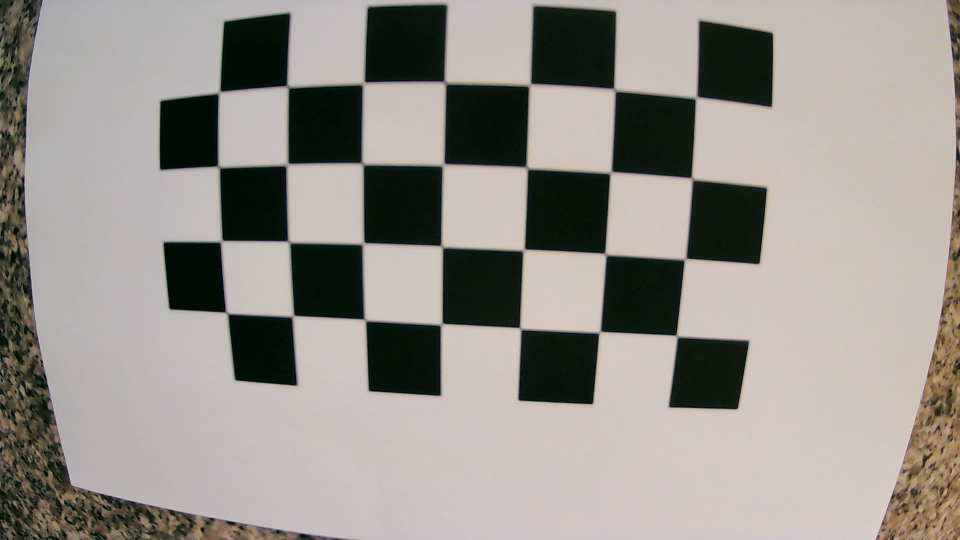
#> input picture assignment_1/IntrinsicCalibration/calib_img 0.png, 1920 x 1080 px (shown at 1/2 size); its folder holds only this picture in this run
$ jupyter execute main.ipynb   (shell and % lines are left out)
#> lines starting #> are read from the running program, lines starting #| are printed output that depends on the picture; after the words box and inside, x2 and y2 are one past the last pixel; in counts of white or black regions, pixels touching at a corner belong together
# Assignment 1

FEUP Mar 2023 - Computer Vision (CV) curricular unit

Team members:
 - Nicholas Hopf
 - Rodrigo Gomes
 - Rui Colaço

## Context

The quality assurance tester of a M&M factory retrieves a sample from the production every hour to determine some properties of chocolate peanuts. The factory uses a computer vision application to automatically calculate some properties of the sample, namely:

 - the distribution of each color in the sample, e.g., the number of red (or blue or …) chocolates. At the end, if the sample does not have chocolate peanuts of all colors, the system must raise an alarm by printing "Color XPTO is missing".

 - the average shape area of all chocolate peanuts in millimeters and organized by color.

> TODO: Add base64 image here

Considering these requirements:

a) Calibrate the intrinsic parameters and lens distortion of the camera. Show the intrinsic matrix and the lens distortion coefficients.

[cell 1]
# Import dependencies
import numpy as np
import cv2
import glob

from matplotlib import pyplot as plt

# Disclaimer: this code was partly inspired by the following sources
# A set of scripts that *I wrote* and made publicly available in 2020 on GitHub https://github.com/nhpf/opencv-classes
# The official OpenCV documentation https://docs.opencv.org/4.x/dc/dbb/tutorial_py_calibration.html

# Calibration criteria. We perform 30 iterations with 0.001 subpixel precision
criteria = (cv2.TERM_CRITERIA_EPS + cv2.TERM_CRITERIA_MAX_ITER, 30, 0.001)


def calibrate(is_extrinsic, square_size_mm=22, width=7, height=4):
    """Takes images from IntrinsicCalibration directory and returns calibration parameters K, D"""
#> called with is_extrinsic = False, square_size_mm = 22, width = 7, height = 4
    # prepare object points, like (0,0,0), (1,0,0), (2,0,0) ....,(6,3,0)
    objp = np.zeros((height * width, 3), np.float32)
    objp[:, :2] = np.mgrid[0:width, 0:height].T.reshape(-1, 2)

    # Scale the board to real size in millimeters
    if is_extrinsic:
        objp = objp * square_size_mm

    # Lists to store points of each image
    objpoints = []  # 3d image points
    imgpoints = []  # 2d points at the chessboard plane

    # Iterate over the calibration images
    images = glob.glob("./IntrinsicCalibration/*.png")
    for fname in images:
        # Reads each image and converts it into grayscale
        img = cv2.imread(fname)
#> img is the input picture: shape (1080, 1920, 3); mean B, G, R 139.3, 145, 150.2
        gray = cv2.cvtColor(img, cv2.COLOR_BGR2GRAY)

        # Find the chessboard corners
        ret, corners = cv2.findChessboardCorners(gray, (width, height), None)
#> ret = True; corners = 28 rows, first 8: [1354, 673], [1200, 664.5], [1041.5, 657.5], [883, 649], [730, 640], [586.5, 631.5], [453, 627], [1371, 518.5]

        # If found
        if ret:
            # Adds 3d points to objpoints list
            objpoints.append(objp)

            # Adjusts the detected chessboard corners according to precision criteria
            corners2 = cv2.cornerSubPix(gray, corners, (11, 11), (-1, -1), criteria)
#> corners2 = 28 rows, first 8: [1353.3, 671.5], [1199.9, 663.9], [1041.1, 656.7], [883.8, 647.8], [730.5, 639.8], [587.1, 631.8], [453.4, 625.5], [1370.5, 517.9]
            # Adds the adjusted corners to imgpoints list
            imgpoints.append(corners2)

            # This function draws the chessboard corners - used only for debugging
            # img = cv2.drawChessboardCorners(img, (width, height), corners2, ret)

    # Use the function calibrateCamera to generate correction matrix
    _, mtx, dist, _, _ = cv2.calibrateCamera(
        objpoints, imgpoints, gray.shape[::-1], None, None
    )
#> mtx = [[1039.7, 0, 1035.5], [0, 1044.7, 528.6], [0, 0, 1]]; dist = [[-0.25, 0.197, 0.0224, -0.00743, -0.173]]
    return mtx, dist


mtx, dist = calibrate(is_extrinsic=False, square_size_mm=22, width=7, height=4)
#> dist = [[-0.25, 0.197, 0.0224, -0.00743, -0.173]]

# Print the results
np.set_printoptions(precision=3, suppress=True)
print("Intrinsic Matrix = ")
print("\t" + str(mtx).replace("\n", "\n\t"))
#| 	[[1039.738    0.    1035.532]
#| 	 [   0.    1044.72   528.646]
#| 	 [   0.       0.       1.   ]]
print("\nLens Distortion coefficients =\n\t", dist)
#| Lens Distortion coefficients =
#| 	 [[-0.25   0.197  0.022 -0.007 -0.173]]
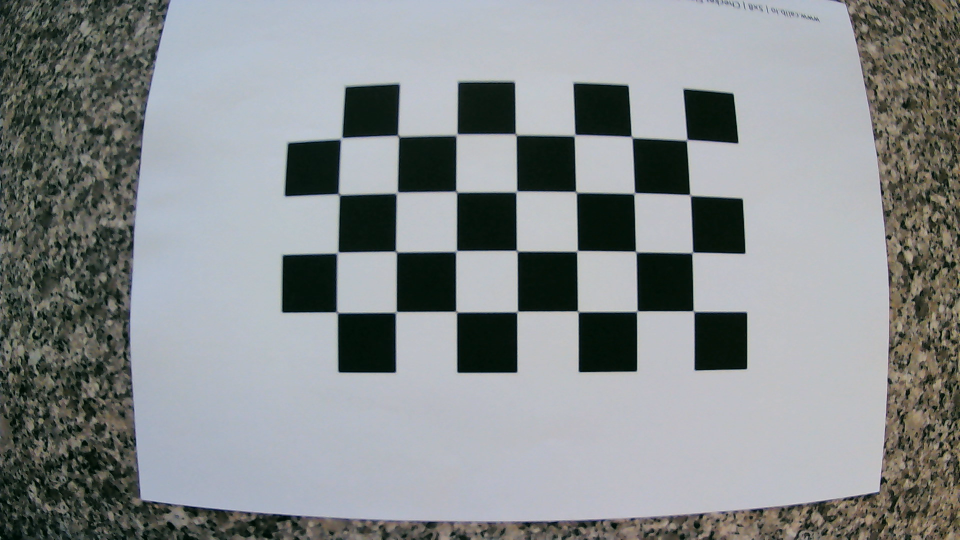
#> input picture assignment_1/WhiteBackground/extrinsic.png, 1920 x 1080 px, found by its file name (shown at 1/2 size)
#> in get_square_size_in_px, original_img is the input picture: shape (1080, 1920, 3); mean B, G, R 140.8, 139.6, 135.2

With the script above we were able to calculate the intrinsic matrix $K$ in **pixel units**, where each matrix element corresponds to:

 - $(c_x, c_y)$ as the pixel coordinates of the camera optical center.
 - $(f_x, f_y)$ as two focal lengths since pixels in the imaging sensor may not be square.
 - $\gamma$ is a small skew between the x and y axes of the camera sensor.

Presented in the format:
$$K = \begin{bmatrix}f_x & \gamma & c_x\\ 0 & f_y & c_y\\ 0 & 0 & 1\end{bmatrix}$$

While we also obtained the value of the distortion coefficients:

 - $(k_1, k_2, k_3)$ that represent the radial distortion
 - $(p_1, p_2)$ that represent the tangential distortion

Presented in the format:
$$D = \begin{bmatrix}k_1 & k_2 & p_1 & p_2 & k_3\end{bmatrix}$$

b) Calibrate the extrinsic parameters of the camera setup (or instead, use the extrinsic image to manually measure the dimensions of a black square of the chessboard in pixels. In this way, you will know the conversion between pixel to millimeter). Show the extrinsic matrix (rotation, translation, etc) and/or the conversion ratio between pixel to millimeter that was used.

[cell 2]
# Function that will help us here and in the questions below
def undistort_and_get_roi(K, D, fname, apply_paper_roi=True):
#> called with K = array of shape (3, 3), D = array of shape (1, 5), fname = './WhiteBackground/extrinsic.png', apply_paper_roi = False
    img = cv2.imread(fname)

    # Obtain matrix that will allow us to undistort the images captured by the camera
    h, w = img.shape[:2]
    new_camera_mtx, roi = cv2.getOptimalNewCameraMatrix(K, D, (w, h), 1, (w, h))
#> new_camera_mtx = [[1039.7, 0, 1035.5], [0, 839, 543.3], [0, 0, 1]]; roi = (0, 119, 1919, 867)

    # mapx, mapy are the correction factors that will be applied in each image to eliminate distortion
    mapx, mapy = cv2.initUndistortRectifyMap(K, D, None, new_camera_mtx, (w, h), 5)

    # Returns the undistorted image
    corr = cv2.remap(img, mapx, mapy, cv2.INTER_LINEAR)
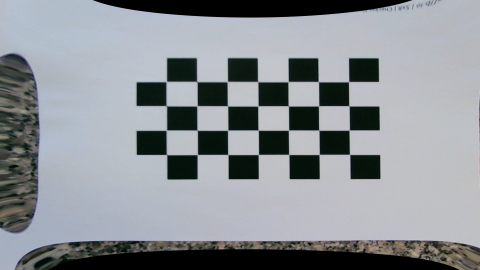
#> corr: shape (1080, 1920, 3) (shown at 1/4 size); mean B, G, R 148.6, 144.2, 139.3

    # Limit the image according to undistorted area of interest
    x, y, w, h = roi
#> x = 0; y = 119; w = 1919; h = 867
    corr = corr[y : y + h, x : x + w]
#> corr: shape (867, 1919, 3)

    # Limit the ROI to the inside of a white sheet of paper on the image
    if apply_paper_roi:

        plt.figure(figsize=(15, 15))

        # Remove salt-and-pepper noise from background
        without_sp = cv2.medianBlur(corr, ksize=35)

        plt.subplot(141)
        plt.imshow(cv2.cvtColor(without_sp, cv2.COLOR_BGR2RGB))
        plt.title("median")
        plt.axis("off")

        # Binarize the image gray pixels between 150 and 255 are considered to be white
        gray = cv2.cvtColor(without_sp, cv2.COLOR_RGB2GRAY)
        _, binary = cv2.threshold(gray, 150, 255, cv2.THRESH_BINARY)

        plt.subplot(142)
        plt.imshow(binary)
        plt.title("binary")
        plt.axis("off")

        # Remove black gaps inside image (peanuts)
        # TODO: perhaps not necessary
        kernel = np.ones((12, 12), np.uint8)
        closing = cv2.morphologyEx(binary, cv2.MORPH_CLOSE, kernel, iterations=3)

        plt.subplot(143)
        plt.imshow(closing)
        plt.title("Closing")
        plt.axis("off")

        # Get bounding rect for white pixels (paper)
        paper_points = cv2.findNonZero(closing)
        y, x, h, w = cv2.boundingRect(paper_points)

        # Add a 15px margin in each side to get a definive ROI
        epsilon = 15
        corr = corr[x + epsilon : x+w-epsilon, y+epsilon:y+h-epsilon]

        plt.subplot(144)
        plt.imshow(cv2.cvtColor(corr, cv2.COLOR_BGR2RGB))
        plt.title("corr")
        plt.axis("off")
        plt.show()

    return corr


# Calculate size of each square in pixels
def get_square_size_in_px():
    original_img = cv2.imread("./WhiteBackground/extrinsic.png")
    undistorted_img = undistort_and_get_roi(
        mtx, dist, "./WhiteBackground/extrinsic.png", apply_paper_roi=False
    )

    # Display images using plt
    plt.figure(figsize=(15, 15))
    plt.subplot(121)
    plt.imshow(cv2.cvtColor(original_img, cv2.COLOR_BGR2RGB))
    plt.title("Original image")
    plt.axis("off")
    plt.subplot(122)
    plt.imshow(cv2.cvtColor(undistorted_img, cv2.COLOR_BGR2RGB))
    plt.title("Undistorted image")
    plt.axis("off")
    plt.show()
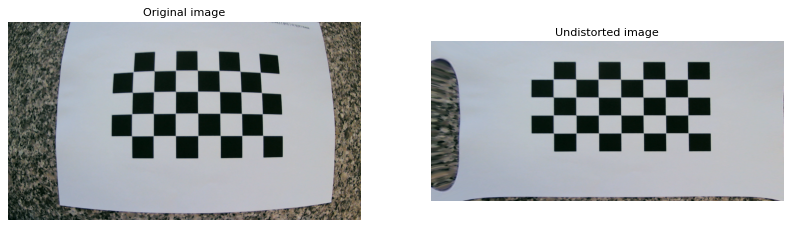
#> figure drawn by matplotlib, 2 panels

    # Convert undistorted image to grayscale for corner detection
    gray_img = cv2.cvtColor(undistorted_img, cv2.COLOR_BGR2GRAY)

    # Find the chessboard corners
    chessboard_w, chessboard_h = 7, 4
    _, corners = cv2.findChessboardCorners(gray_img, (chessboard_w, chessboard_h), None)
#> corners = 28 rows, first 8: [1399.5, 499.5], [1279, 500.5], [1156.5, 501], [1034.5, 500.5], [913, 500.5], [790.5, 500.5], [668, 501], [1399, 403]

    # Adjust position of corners according to precision criteria previously indicated
    corners = cv2.cornerSubPix(gray_img, corners, (11, 11), (-1, -1), criteria)
#> corners = 28 rows, first 8: [1399.5, 499.5], [1278.1, 499.7], [1156.5, 499.9], [1035, 500], [912.9, 500.2], [791.2, 500.3], [668, 500.7], [1398.4, 402.5]

    # List to store the euclidean distance between each pair of points
    distances = []

    # Iterate through the detected chessboard corners
    corner_mtx = corners.reshape(chessboard_h, chessboard_w, -1)
    for row in corner_mtx:
        for corner_l, corner_r in zip(row, row[1:]):
            # Add distance between neighboring corners to the list
            distances.append(np.linalg.norm(corner_r - corner_l))
#> this loop made 4 passes
#> after the loop, distances = [121.4, 121.6, 121.6, 122.1, 121.7, 123.2, 121.9, 121.1, 121.6, 121.3, 122.3, 122.7, 121.2, 121.3, 121.2, 121.7, 121.8, 122.8, 121.5, 120.7, 121.4, 121.5, 121.9, 122.1]

    # Return average square size in pixels
    return sum(distances) / len(distances)


square_size_px = get_square_size_in_px()
#> square_size_px = 121.7

# Use square_size = 22mm by inspecting the calibration images
square_size_mm = 22

px_mm_ratio = square_size_px / square_size_mm
#> px_mm_ratio = 5.53
mm_px_ratio = square_size_mm / square_size_px
#> mm_px_ratio = 0.181
print(f"Each millimiter has {px_mm_ratio:.4f} pixels.")
#| Each millimiter has 5.5331 pixels.

# Print the extrinsic matrix
np.set_printoptions(precision=3, suppress=True)
print("\nExtrinsic Matrix = ")
print("\t" + str((square_size_mm / square_size_px) * mtx).replace("\n", "\n\t"))
#| 	[[187.911   0.    187.151]
#| 	 [  0.    188.811  95.542]
#| 	 [  0.      0.      0.181]]

Using the intrinsic camera matrix and distortion coefficients determined in the previous step, now we were able to revert the image distortion (radial distortion curved inwards, same as barrel distortion) as shown above.

After that, we estimated the average distance in pixels between the chessboard corners detected by OpenCV in the undistorted image.
It is approximately equal to $80.38$ pixels.

Inspecting the calibration images, we were able to identify that each square side has $22\text{ mm}$ in length.

Therefore, the millimeter-pixel ratio that will be used is approximately equal to $3.64$ pixels per millimeter.

Finally, we obtained the extrinsic camera matrix by simply converting each pixel value determined previously to millimeters using the calculated ratio.

c) Consider only the images retrieved from a White Background. Implement the functions described above.
1. Define a ROI (region of interest) for the image;
2. Calculate the number of M&M per color for all images provided;
3. Determine the average area for peanuts in pixels, considering the image "calib_img 3";
    1. Show all peanuts that were detected.
    2. Discuss the limitations of the peanut detection method used (in 2 sentences).
4. Determine the average area (and standard deviation) for peanuts in millimeters and grouped by color, considering images "calib_img_2" and "calib_img 3".
    1. Show the result in a table color vs area and standard deviation.
    2. Discuss the limitation of the method implemented (in 2 sentences).
5. Provide some recommendations that the M&M factory should take into consideration to improve the performance of the quality assurance process based on image processing (e.g., imaging setup, calibration process and photometric effects), in 4 sentences.

[cell 3]
# Step 1 - undistort image and apply ROI as previously defined
path_white_3 = "./WhiteBackground/calib_img 3.png"
img_white_3 = cv2.imread(path_white_3)
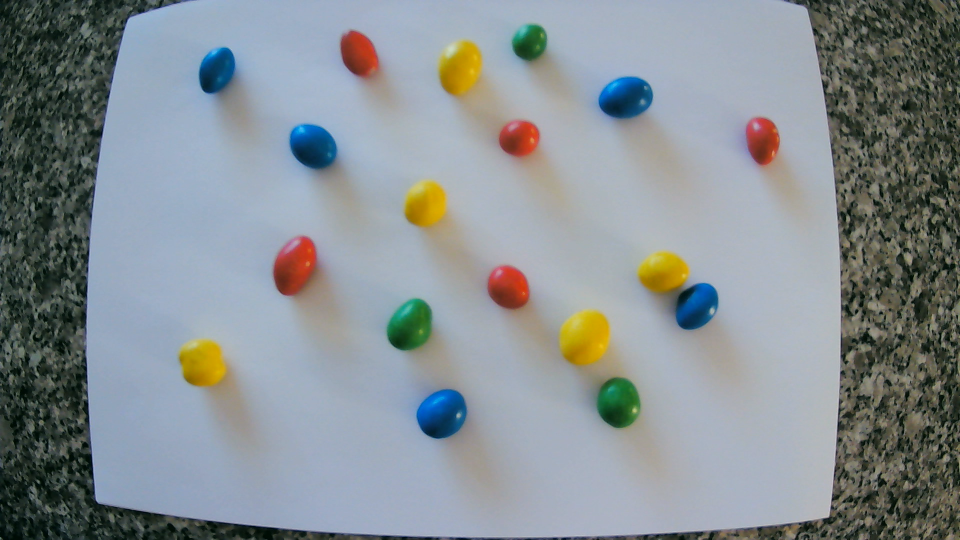
#> input picture assignment_1/WhiteBackground/calib_img 3.png, 1920 x 1080 px, found by its file name (shown at 1/2 size)
#> img_white_3 is the input picture: shape (1080, 1920, 3); mean B, G, R 145.9, 142.1, 134.2
roi_white_3 = undistort_and_get_roi(mtx, dist, path_white_3, apply_paper_roi=True)
#> call 2 of undistort_and_get_roi, with K = array of shape (3, 3), D = array of shape (1, 5), fname = './WhiteBackground/calib_img 3.png', apply_paper_roi = True
#> in undistort_and_get_roi (call 2), `x, y, w, h = roi`: w = 1919; h = 867
#> in undistort_and_get_roi (call 2), `_, binary = cv2.threshold(gray, 150, 255, cv2.THRESH_BINARY)`:
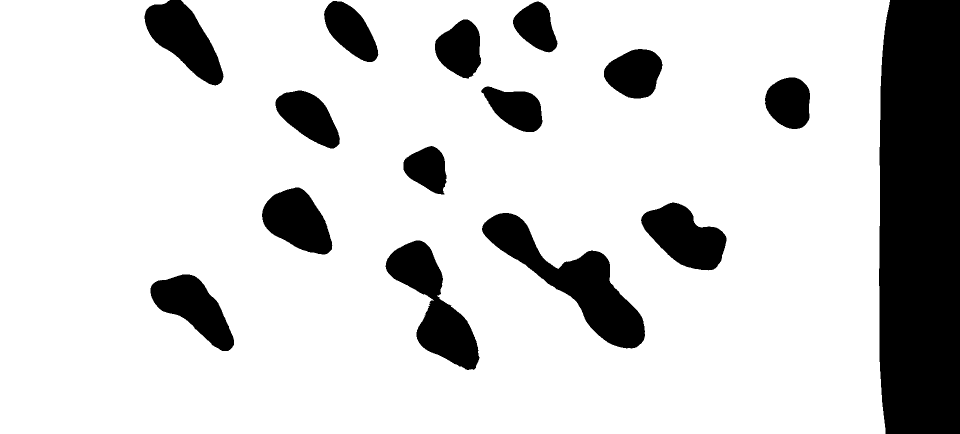
#> binary: shape (867, 1919) (shown at 1/2 size); 82.2% white; 15 black regions, largest, box (x1, y1, x2, y2) and area: (1758, 0, 1919, 867) 136055, (964, 426, 1290, 697) 27755, (771, 481, 959, 740) 19785
#> in undistort_and_get_roi (call 2), `paper_points = cv2.findNonZero(closing)`: paper_points = contour of 1381176 points, box (x1, y1, x2, y2) (0, 0, 1783, 867), area 3856
#> in undistort_and_get_roi (call 2), `y, x, h, w = cv2.boundingRect(paper_points)`: y = 0; h = 1783; w = 867

# Display images using plt
plt.figure(figsize=(15, 15))
plt.subplot(121)
plt.imshow(cv2.cvtColor(img_white_3, cv2.COLOR_BGR2RGB))
plt.title("Sample image")
plt.axis("off")
plt.subplot(122)
plt.imshow(cv2.cvtColor(roi_white_3, cv2.COLOR_BGR2RGB))
plt.title("Region of interest")
plt.axis("off")
plt.show()

[cell 4]
# Step 2 - use watershed algorithm to count the peanuts
def get_number_of_peanuts(M, K, fname):
    # Get corrected image limited to its region of interest
    img = undistort_and_get_roi(M, K, fname)
#> call 3 of undistort_and_get_roi, with K = array of shape (3, 3), D = array of shape (1, 5), apply_paper_roi = True
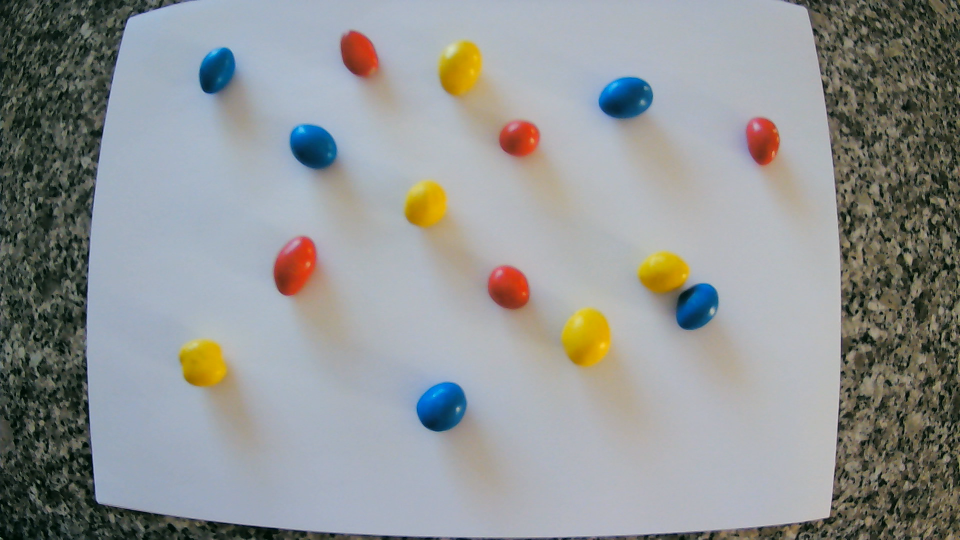
#> input picture assignment_1/WhiteBackground/calib_img 2.png, 1920 x 1080 px (shown at 1/2 size)
#> in undistort_and_get_roi, img is the input picture: shape (1080, 1920, 3); mean B, G, R 147.9, 148.1, 144.9
#> in undistort_and_get_roi (call 3), `corr = cv2.remap(img, mapx, mapy, cv2.INTER_LINEAR)`:
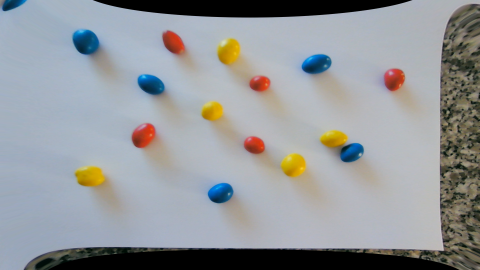
#> corr: shape (1080, 1920, 3) (shown at 1/4 size); mean B, G, R 153.6, 150.5, 147.1
#> in undistort_and_get_roi (call 3), `x, y, w, h = roi`: y = 119; w = 1919; h = 867
#> in undistort_and_get_roi (call 3), `closing = cv2.morphologyEx(binary, cv2.MORPH_CLOSE, kernel, iterations..`:
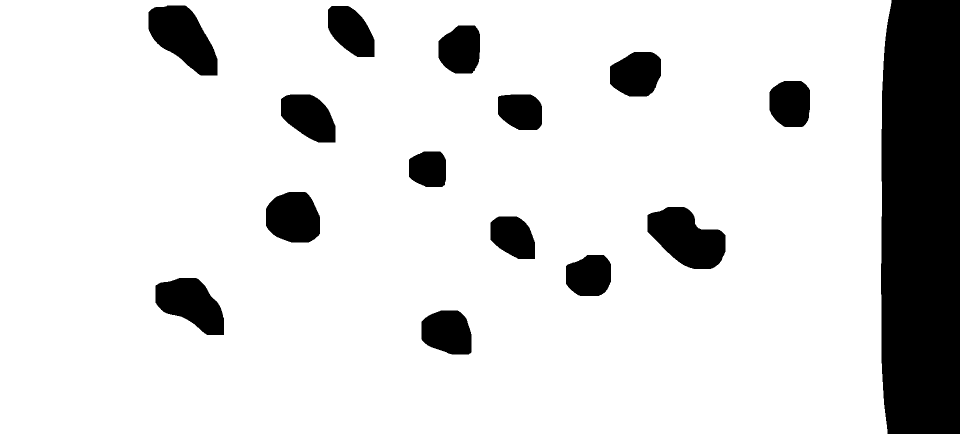
#> closing: shape (867, 1919) (shown at 1/2 size); 85.5% white; 15 black regions, largest, box (x1, y1, x2, y2) and area: (1762, 0, 1919, 867) 132900, (1295, 414, 1451, 538) 12808, (297, 11, 435, 151) 11992
#> in undistort_and_get_roi (call 3), `paper_points = cv2.findNonZero(closing)`: paper_points = contour of 1422715 points, box (x1, y1, x2, y2) (0, 0, 1783, 867), area 4026
#> in undistort_and_get_roi (call 3), `y, x, h, w = cv2.boundingRect(paper_points)`: y = 0; h = 1783; w = 867
#> (the rest of the program and of its run is left out)
